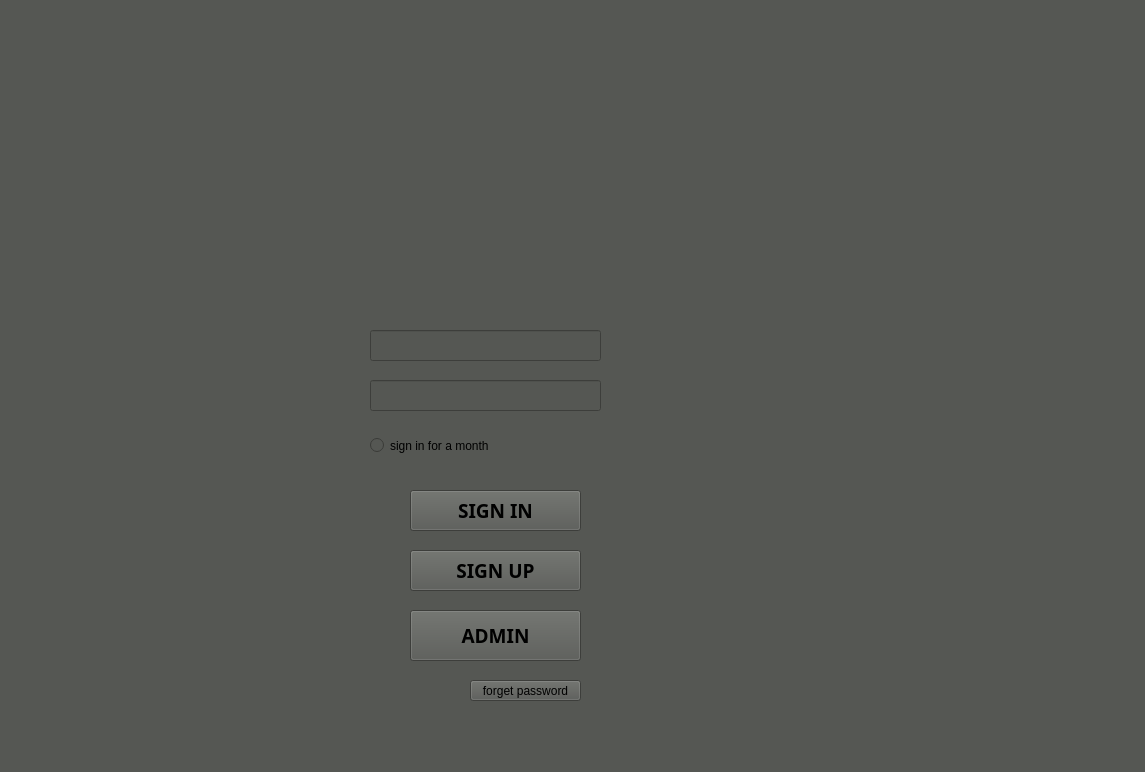
<?xml version="1.0" encoding="UTF-8"?>
<ui version="4.0">
 <class>forget_pass</class>
 <widget class="QMainWindow" name="forget_pass">
  <property name="enabled">
   <bool>true</bool>
  </property>
  <property name="geometry">
   <rect>
    <x>0</x>
    <y>0</y>
    <width>1145</width>
    <height>772</height>
   </rect>
  </property>
  <property name="minimumSize">
   <size>
    <width>1000</width>
    <height>730</height>
   </size>
  </property>
  <property name="font">
   <font>
    <family>Ubuntu Condensed</family>
    <pointsize>14</pointsize>
    <weight>75</weight>
    <bold>true</bold>
   </font>
  </property>
  <property name="windowTitle">
   <string>MainWindow</string>
  </property>
  <property name="autoFillBackground">
   <bool>false</bool>
  </property>
  <property name="styleSheet">
   <string notr="true">background-color: rgb(85, 87, 83)</string>
  </property>
  <widget class="QWidget" name="centralwidget">
   <widget class="QPushButton" name="admin">
    <property name="geometry">
     <rect>
      <x>410</x>
      <y>610</y>
      <width>171</width>
      <height>51</height>
     </rect>
    </property>
    <property name="font">
     <font>
      <family>Ubuntu Condensed</family>
      <pointsize>14</pointsize>
      <weight>75</weight>
      <bold>true</bold>
     </font>
    </property>
    <property name="text">
     <string>ADMIN</string>
    </property>
   </widget>
   <widget class="QLabel" name="label">
    <property name="geometry">
     <rect>
      <x>280</x>
      <y>20</y>
      <width>401</width>
      <height>251</height>
     </rect>
    </property>
    <property name="font">
     <font>
      <family>Ubuntu Condensed</family>
      <pointsize>17</pointsize>
      <weight>75</weight>
      <bold>true</bold>
     </font>
    </property>
    <property name="layoutDirection">
     <enum>Qt::RightToLeft</enum>
    </property>
    <property name="text">
     <string/>
    </property>
    <property name="pixmap">
     <pixmap>../../Desktop/8opzDSzOduu2GNGuDMup09gwECPo1K29CAe7YtW5.png</pixmap>
    </property>
    <property name="scaledContents">
     <bool>true</bool>
    </property>
    <property name="alignment">
     <set>Qt::AlignHCenter|Qt::AlignTop</set>
    </property>
   </widget>
   <widget class="QLineEdit" name="email">
    <property name="geometry">
     <rect>
      <x>370</x>
      <y>330</y>
      <width>231</width>
      <height>31</height>
     </rect>
    </property>
    <property name="sizePolicy">
     <sizepolicy hsizetype="Preferred" vsizetype="Fixed">
      <horstretch>0</horstretch>
      <verstretch>0</verstretch>
     </sizepolicy>
    </property>
    <property name="text">
     <string/>
    </property>
   </widget>
   <widget class="QLineEdit" name="pasS">
    <property name="geometry">
     <rect>
      <x>370</x>
      <y>380</y>
      <width>231</width>
      <height>31</height>
     </rect>
    </property>
    <property name="text">
     <string/>
    </property>
    <property name="alignment">
     <set>Qt::AlignLeading|Qt::AlignLeft|Qt::AlignVCenter</set>
    </property>
   </widget>
   <widget class="QPushButton" name="forGet">
    <property name="geometry">
     <rect>
      <x>470</x>
      <y>680</y>
      <width>111</width>
      <height>21</height>
     </rect>
    </property>
    <property name="text">
     <string>forget password</string>
    </property>
   </widget>
   <widget class="QRadioButton" name="stay_in">
    <property name="geometry">
     <rect>
      <x>370</x>
      <y>430</y>
      <width>151</width>
      <height>31</height>
     </rect>
    </property>
    <property name="text">
     <string>sign in for a month</string>
    </property>
   </widget>
   <widget class="QPushButton" name="loginbutton">
    <property name="geometry">
     <rect>
      <x>410</x>
      <y>490</y>
      <width>171</width>
      <height>41</height>
     </rect>
    </property>
    <property name="font">
     <font>
      <family>Ubuntu Condensed</family>
      <pointsize>14</pointsize>
      <weight>75</weight>
      <bold>true</bold>
     </font>
    </property>
    <property name="text">
     <string>SIGN IN</string>
    </property>
   </widget>
   <widget class="QPushButton" name="signup">
    <property name="geometry">
     <rect>
      <x>410</x>
      <y>550</y>
      <width>171</width>
      <height>41</height>
     </rect>
    </property>
    <property name="font">
     <font>
      <family>Ubuntu Mono</family>
      <pointsize>14</pointsize>
      <weight>75</weight>
      <bold>true</bold>
     </font>
    </property>
    <property name="text">
     <string>SIGN UP</string>
    </property>
   </widget>
  </widget>
  <widget class="QMenuBar" name="menubar">
   <property name="geometry">
    <rect>
     <x>0</x>
     <y>0</y>
     <width>1145</width>
     <height>21</height>
    </rect>
   </property>
  </widget>
  <widget class="QStatusBar" name="statusbar"/>
 </widget>
 <resources/>
 <connections/>
</ui>
